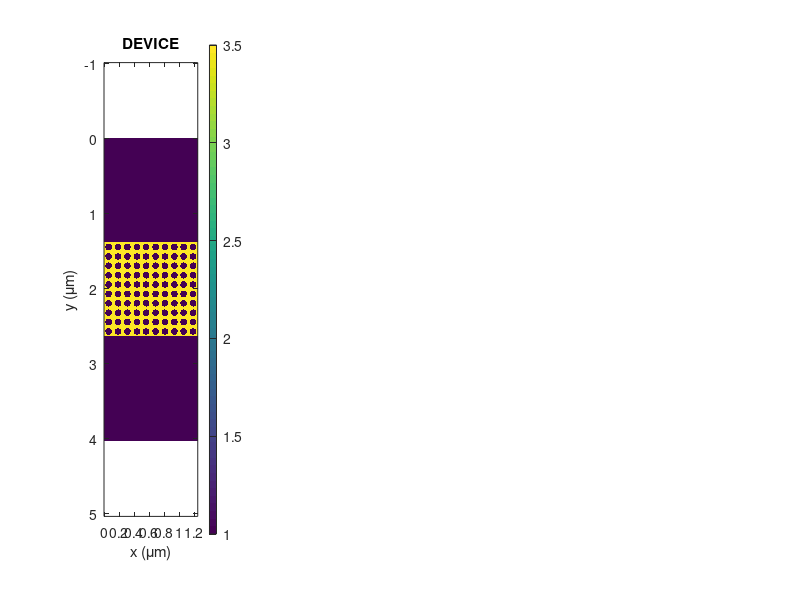

The MATLAB script that drew this image: (Note: this script raises an error after producing the figure.)
% demo_pc
%
% This MATLAB code demonstrates the finite-difference frequency-domain
% method by modeling transmission and reflectance from a photonic crystal.
%
% Raymond C. Rumpf, Ph.D.
% Associate Professor of Electrical and Computer Engineering
% University of Texas at El Paso
% EL Paso, TX 79968
%
% Example code written for short course on
% "Introduction to Optical Simulation Using the Finite-Difference
% Frequency-Domain Method."

% INITIALIZE MATLAB
close all; clc;
clear all;

% UNITS
micrometers = 1;
nanometers  = micrometers / 1000;
radians     = 1;
degrees     = pi/180;

% INITIALIZE FIGURE WINDOW
ss = get(0,'ScreenSize');
figure('Position',[1 0.056*ss(4) ss(3) 0.87*ss(4)]);

%% DEFINE SIMULATION PARAMETERS

% SOURCE
LAMBDA = [500:10:1500] * nanometers;    %wavelength range to simulate
theta  = 45 * degrees;                  %angle of incidence
pol    = 'H';                           %polarization

% PHOTONIC CRYSTAL PARAMETERS
a   = 0.125 * micrometers;              %lattice constant
r   = 0.35*a;                           %hole radius
nL  = 1.0;                              %low refractive index
nH  = 3.5;                              %high refractive index
NP1 = 2;                                %lattice periods before PC
NP2 = 10;                               %lattice periods of PC
NP3 = 2;                                %lattice periods after PC
NPx = 10;                               %number of lattice perids to draw

% GRID
nmax    = max([nL nH]);                 %maximum refractive index
NRES    = 20;                           %grid resolution parameter
NPML    = 20;                           %size of perfectly matched layer
buf_ylo = 1 * micrometers;              %space between PC and PML
buf_yhi = 1 * micrometers;              %space between PC and PML

%% COMPUTE OPTIMIZED GRID

% INITIAL GRID RESOLUTION
dx = min([LAMBDA]) /nmax/NRES;
dy = dx;

% SNAP GRID TO CRITICAL DIMENSIONS
nx = ceil(a/dx);        dx = a/nx;    %snap x-grid to lattice constant
ny = ceil(a/dy);        dy = a/ny;    %snap y-grid to lattice constant

% GRID SIZE
NP = NP1 + NP2 + NP3;
Sx = a;                                 %physical size along x
Sy = buf_ylo + NP*a + buf_yhi;          %physical size along y
Nx = round(Sx/dx);                      %grid size along x
Ny = round(Sy/dy) + 2*NPML;             %grid size along y

% ENSURE Nx IS ODD
Nx = 2*round(Nx/2) + 1;
dx = Sx/Nx;

% 2X GRID PARAMETERS
Nx2 = 2*Nx;                             %grid size is twice
Ny2 = 2*Ny;     

dx2 = dx/2;                             %grid spacing is halved
dy2 = dy/2;

% GRID AXES
xa  = [0:Nx-1]*dx;      xa  = xa - mean(xa);
ya  = [0:Ny-1]*dy;
xa2 = [0:Nx2-1]*dx2;    xa2 = xa2 - mean(xa2);
ya2 = [0:Ny2-1]*dy2;

% REPORT GRID SIZE
disp(['Grid size is:  Nx = ' num2str(Nx)]);
disp(['               Ny = ' num2str(Ny)]);

% CLEAR TEMPORARY VARIABLES
clear dx1 dy1 nx ny;

%% BUILD PHOTONIC CRYSTAL ON 2X GRID

% CONSTRUCT UNIT CELL
    % Initialize
    Ny2_uc = round(a/dy2);
    UC     = zeros(Nx2,Ny2_uc);
    % Grid
    ya2_uc = [0:Ny2_uc-1]*dy2;
    ya2_uc = ya2_uc - mean(ya2_uc);
    [Y,X]  = meshgrid(ya2_uc,xa2);
    % Add Hole
    UC = (X.^2 + Y.^2) <= r^2;
    % Convert to Dielectric Constant
    UC = nH*(UC==0) + nL*(UC==1);
    
% BUILD PHOTONIC CRYSTAL
N2X = nL*ones(Nx2,Ny2);
ny1 = 2*NPML + round(buf_ylo/dy2);          %index of top of lattice
for np = NP1+1 : NP1+NP2
    nya = ny1 + (np-1)*Ny2_uc;
    nyb = nya + Ny2_uc - 1;
    N2X(:,nya:nyb) = UC;
end
N2X(:,nyb+1:Ny2) = nL;

% SHOW DEVICE
xa3 = [0:Nx2*NPx-1]*dx2;
P = zeros(Nx2*NPx,Ny2);
for npx = 1 : NPx
    nx1 = (npx-1)*Nx2 + 1;
    nx2 = nx1 + Nx2 - 1;
    P(nx1:nx2,:) = N2X;
end
subplot(141);
imagesc(xa3/micrometers,ya2/micrometers,P');
xlabel('x (\mum)');
ylabel('y (\mum)');
title('DEVICE');
colorbar;
axis equal tight;
drawnow;

% COMPUTE DIELECTRIC AND MAGNETIC FUNCTIONS
ER2 = N2X.^2;                           %er = n^2
UR2 = ones(Nx2,Ny2);                    %no magnetic response

% CLEAR TEMPORARY VARIABLES
clear Ny2_uc UC ya2_uc X Y R N2X ny1 nya nyb;

%% SIMULATE PHOTONIC CRYSTAL

% INITIALIZE RECORD VARIABLES
NLAM = length(LAMBDA);                  %determine how many simulations
REF  = zeros(NLAM,1);                   %initialize reflection record
TRN  = zeros(NLAM,1);                   %initialize transmission record

% CALCULATE AXIS VECTOR
xa3 = [0:Nx*NPx-1]*dx;

% ITERATE OVER WAVELENGTH
dT = 0;
t0 = clock;
for nlam = 1 : NLAM
    
    % Get Next Wavelength
    lam0 = LAMBDA(nlam);
    
    % Compute Source
    k0   = 2*pi/lam0;
    kinc = k0*nL*[sin(theta);cos(theta)];
    
    % Call FDFD2D
    RES2 = [dx2 dy2];
    [R,T,m,F] = fdfd2d(lam0,UR2,ER2,RES2,NPML,kinc,pol);
    
    % Record Transmission and Reflection Response (%)
    REF(nlam) = 100*sum(R(:));          %add all spatial harmonics
    TRN(nlam) = 100*sum(T(:));          %   to compute total power
    
    % Update Graphics
    if etime(clock,t0)>dT
        % compute field over NPx unit cells
        k0    = 2*pi/lam0;
        kxinc = k0*nL*sin(theta);
        P     = zeros(Nx*NPx,Ny);
        for npx = 1 : NPx
            nx1 = (npx-1)*Nx + 1;
            nx2 = nx1 + Nx - 1;
            P(nx1:nx2,:) = F * exp(-i*kxinc*Nx*dx*(npx-1));
        end
        % show field
        subplot(142);
        imagesc(xa3/micrometers,ya/micrometers,real(P)');
        xlabel('x (\mum)');
        ylabel('y (\mum)');
        title('FIELD');
        colorbar;
        axis equal tight;
        % show spectra
        subplot(1,4,3:4);
        plot(LAMBDA(1:nlam),REF(1:nlam),'-r'); hold on;
        plot(LAMBDA(1:nlam),TRN(1:nlam),'-b');
        plot(LAMBDA(1:nlam),REF(1:nlam)+TRN(1:nlam),':k'); hold off;
        axis([min(LAMBDA) max(LAMBDA) 0 105]);
        title('SPECTRAL RESPONSE');
        xlabel('Wavelength (\mum)');
        ylabel('%   ','Rotation',0);
        % draw now!
        drawnow;
        % update time
        t0 = clock;
    end
end





